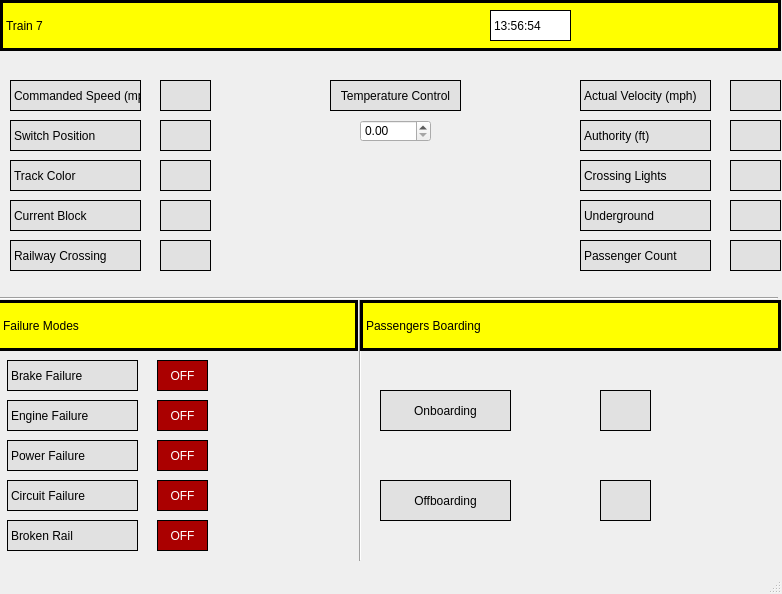
<?xml version="1.0" encoding="UTF-8"?>
<ui version="4.0">
 <class>Track_Model_Train</class>
 <widget class="QMainWindow" name="Track_Model_Train">
  <property name="geometry">
   <rect>
    <x>0</x>
    <y>0</y>
    <width>782</width>
    <height>594</height>
   </rect>
  </property>
  <property name="windowTitle">
   <string>MainWindow</string>
  </property>
  <widget class="QWidget" name="centralwidget">
   <widget class="QLabel" name="title">
    <property name="geometry">
     <rect>
      <x>0</x>
      <y>0</y>
      <width>781</width>
      <height>51</height>
     </rect>
    </property>
    <property name="styleSheet">
     <string notr="true">background-color: rgb(255, 255, 0);
font: 75 16pt &quot;MS Shell Dlg 2&quot;;


border: 3px solid black;</string>
    </property>
    <property name="text">
     <string>Train 7</string>
    </property>
   </widget>
   <widget class="QLabel" name="clock">
    <property name="geometry">
     <rect>
      <x>490</x>
      <y>10</y>
      <width>81</width>
      <height>31</height>
     </rect>
    </property>
    <property name="styleSheet">
     <string notr="true">border: 1px solid black;
font: 75 10pt &quot;MS Shell Dlg 2&quot;;
background-color: rgb(255, 255, 255);</string>
    </property>
    <property name="text">
     <string>13:56:54</string>
    </property>
   </widget>
   <widget class="QLabel" name="rail_cross_label">
    <property name="geometry">
     <rect>
      <x>10</x>
      <y>240</y>
      <width>131</width>
      <height>31</height>
     </rect>
    </property>
    <property name="styleSheet">
     <string notr="true">background-color: rgb(225, 225, 225);
border: 1px solid black;</string>
    </property>
    <property name="text">
     <string>Railway Crossing</string>
    </property>
   </widget>
   <widget class="QLabel" name="curr_block_label">
    <property name="geometry">
     <rect>
      <x>10</x>
      <y>200</y>
      <width>131</width>
      <height>31</height>
     </rect>
    </property>
    <property name="styleSheet">
     <string notr="true">background-color: rgb(225, 225, 225);
border: 1px solid black;</string>
    </property>
    <property name="text">
     <string>Current Block</string>
    </property>
   </widget>
   <widget class="QLabel" name="tr_clr_label">
    <property name="geometry">
     <rect>
      <x>10</x>
      <y>160</y>
      <width>131</width>
      <height>31</height>
     </rect>
    </property>
    <property name="styleSheet">
     <string notr="true">background-color: rgb(225, 225, 225);
border: 1px solid black;</string>
    </property>
    <property name="text">
     <string>Track Color</string>
    </property>
   </widget>
   <widget class="QLabel" name="swpos_label">
    <property name="geometry">
     <rect>
      <x>10</x>
      <y>120</y>
      <width>131</width>
      <height>31</height>
     </rect>
    </property>
    <property name="styleSheet">
     <string notr="true">background-color: rgb(225, 225, 225);
border: 1px solid black;</string>
    </property>
    <property name="text">
     <string>Switch Position</string>
    </property>
   </widget>
   <widget class="QLabel" name="cmd_spd_label">
    <property name="geometry">
     <rect>
      <x>10</x>
      <y>80</y>
      <width>131</width>
      <height>31</height>
     </rect>
    </property>
    <property name="styleSheet">
     <string notr="true">background-color: rgb(225, 225, 225);
border: 1px solid black;</string>
    </property>
    <property name="text">
     <string>Commanded Speed (mph)</string>
    </property>
   </widget>
   <widget class="QLabel" name="railway_crossing_train">
    <property name="geometry">
     <rect>
      <x>160</x>
      <y>240</y>
      <width>51</width>
      <height>31</height>
     </rect>
    </property>
    <property name="styleSheet">
     <string notr="true">background-color: rgb(225, 225, 225);
border: 1px solid black;</string>
    </property>
    <property name="text">
     <string/>
    </property>
   </widget>
   <widget class="QLabel" name="current_block_train">
    <property name="geometry">
     <rect>
      <x>160</x>
      <y>200</y>
      <width>51</width>
      <height>31</height>
     </rect>
    </property>
    <property name="styleSheet">
     <string notr="true">background-color: rgb(225, 225, 225);
border: 1px solid black;</string>
    </property>
    <property name="text">
     <string/>
    </property>
   </widget>
   <widget class="QLabel" name="track_color_train">
    <property name="geometry">
     <rect>
      <x>160</x>
      <y>160</y>
      <width>51</width>
      <height>31</height>
     </rect>
    </property>
    <property name="styleSheet">
     <string notr="true">background-color: rgb(225, 225, 225);
border: 1px solid black;</string>
    </property>
    <property name="text">
     <string/>
    </property>
   </widget>
   <widget class="QLabel" name="switch_position_train">
    <property name="geometry">
     <rect>
      <x>160</x>
      <y>120</y>
      <width>51</width>
      <height>31</height>
     </rect>
    </property>
    <property name="styleSheet">
     <string notr="true">background-color: rgb(225, 225, 225);
border: 1px solid black;</string>
    </property>
    <property name="text">
     <string/>
    </property>
   </widget>
   <widget class="QLabel" name="commanded_speed_train">
    <property name="geometry">
     <rect>
      <x>160</x>
      <y>80</y>
      <width>51</width>
      <height>31</height>
     </rect>
    </property>
    <property name="styleSheet">
     <string notr="true">background-color: rgb(225, 225, 225);
border: 1px solid black;</string>
    </property>
    <property name="text">
     <string/>
    </property>
   </widget>
   <widget class="QLabel" name="psger_count_label">
    <property name="geometry">
     <rect>
      <x>580</x>
      <y>240</y>
      <width>131</width>
      <height>31</height>
     </rect>
    </property>
    <property name="styleSheet">
     <string notr="true">background-color: rgb(225, 225, 225);
border: 1px solid black;</string>
    </property>
    <property name="text">
     <string>Passenger Count</string>
    </property>
   </widget>
   <widget class="QLabel" name="undr_label">
    <property name="geometry">
     <rect>
      <x>580</x>
      <y>200</y>
      <width>131</width>
      <height>31</height>
     </rect>
    </property>
    <property name="styleSheet">
     <string notr="true">background-color: rgb(225, 225, 225);
border: 1px solid black;</string>
    </property>
    <property name="text">
     <string>Underground</string>
    </property>
   </widget>
   <widget class="QLabel" name="xing_light_label">
    <property name="geometry">
     <rect>
      <x>580</x>
      <y>160</y>
      <width>131</width>
      <height>31</height>
     </rect>
    </property>
    <property name="styleSheet">
     <string notr="true">background-color: rgb(225, 225, 225);
border: 1px solid black;</string>
    </property>
    <property name="text">
     <string>Crossing Lights</string>
    </property>
   </widget>
   <widget class="QLabel" name="auth_label">
    <property name="geometry">
     <rect>
      <x>580</x>
      <y>120</y>
      <width>131</width>
      <height>31</height>
     </rect>
    </property>
    <property name="styleSheet">
     <string notr="true">background-color: rgb(225, 225, 225);
border: 1px solid black;</string>
    </property>
    <property name="text">
     <string>Authority (ft)</string>
    </property>
   </widget>
   <widget class="QLabel" name="ac_vel_label">
    <property name="geometry">
     <rect>
      <x>580</x>
      <y>80</y>
      <width>131</width>
      <height>31</height>
     </rect>
    </property>
    <property name="styleSheet">
     <string notr="true">background-color: rgb(225, 225, 225);
border: 1px solid black;</string>
    </property>
    <property name="text">
     <string>Actual Velocity (mph)</string>
    </property>
   </widget>
   <widget class="QLabel" name="passenger_count_train">
    <property name="geometry">
     <rect>
      <x>730</x>
      <y>240</y>
      <width>51</width>
      <height>31</height>
     </rect>
    </property>
    <property name="styleSheet">
     <string notr="true">background-color: rgb(225, 225, 225);
border: 1px solid black;</string>
    </property>
    <property name="text">
     <string/>
    </property>
   </widget>
   <widget class="QLabel" name="underground_train">
    <property name="geometry">
     <rect>
      <x>730</x>
      <y>200</y>
      <width>51</width>
      <height>31</height>
     </rect>
    </property>
    <property name="styleSheet">
     <string notr="true">background-color: rgb(225, 225, 225);
border: 1px solid black;</string>
    </property>
    <property name="text">
     <string/>
    </property>
   </widget>
   <widget class="QLabel" name="xing_lights_train">
    <property name="geometry">
     <rect>
      <x>730</x>
      <y>160</y>
      <width>51</width>
      <height>31</height>
     </rect>
    </property>
    <property name="styleSheet">
     <string notr="true">background-color: rgb(225, 225, 225);
border: 1px solid black;</string>
    </property>
    <property name="text">
     <string/>
    </property>
   </widget>
   <widget class="QLabel" name="authority_train">
    <property name="geometry">
     <rect>
      <x>730</x>
      <y>120</y>
      <width>51</width>
      <height>31</height>
     </rect>
    </property>
    <property name="styleSheet">
     <string notr="true">background-color: rgb(225, 225, 225);
border: 1px solid black;</string>
    </property>
    <property name="text">
     <string/>
    </property>
   </widget>
   <widget class="QLabel" name="actual_velocity_train">
    <property name="geometry">
     <rect>
      <x>730</x>
      <y>80</y>
      <width>51</width>
      <height>31</height>
     </rect>
    </property>
    <property name="styleSheet">
     <string notr="true">background-color: rgb(225, 225, 225);
border: 1px solid black;</string>
    </property>
    <property name="text">
     <string/>
    </property>
   </widget>
   <widget class="QLabel" name="engine_failure_label_train">
    <property name="geometry">
     <rect>
      <x>7</x>
      <y>400</y>
      <width>131</width>
      <height>31</height>
     </rect>
    </property>
    <property name="styleSheet">
     <string notr="true">background-color: rgb(225, 225, 225);
border: 1px solid black;</string>
    </property>
    <property name="text">
     <string>Engine Failure</string>
    </property>
   </widget>
   <widget class="Line" name="line">
    <property name="geometry">
     <rect>
      <x>-3</x>
      <y>290</y>
      <width>781</width>
      <height>16</height>
     </rect>
    </property>
    <property name="orientation">
     <enum>Qt::Horizontal</enum>
    </property>
   </widget>
   <widget class="QLabel" name="power_failure_label_train">
    <property name="geometry">
     <rect>
      <x>7</x>
      <y>440</y>
      <width>131</width>
      <height>31</height>
     </rect>
    </property>
    <property name="styleSheet">
     <string notr="true">background-color: rgb(225, 225, 225);
border: 1px solid black;</string>
    </property>
    <property name="text">
     <string>Power Failure</string>
    </property>
   </widget>
   <widget class="QLabel" name="engine_failure_train">
    <property name="geometry">
     <rect>
      <x>157</x>
      <y>400</y>
      <width>51</width>
      <height>31</height>
     </rect>
    </property>
    <property name="styleSheet">
     <string notr="true">background-color: rgb(225, 225, 225);
background-color: rgb(170, 0, 0);
border: 1px solid black;
color: white</string>
    </property>
    <property name="text">
     <string>OFF</string>
    </property>
    <property name="alignment">
     <set>Qt::AlignCenter</set>
    </property>
   </widget>
   <widget class="QLabel" name="brake_failure_label_train">
    <property name="geometry">
     <rect>
      <x>7</x>
      <y>360</y>
      <width>131</width>
      <height>31</height>
     </rect>
    </property>
    <property name="styleSheet">
     <string notr="true">background-color: rgb(225, 225, 225);
border: 1px solid black;</string>
    </property>
    <property name="text">
     <string>Brake Failure</string>
    </property>
   </widget>
   <widget class="QLabel" name="broken_rail_train">
    <property name="geometry">
     <rect>
      <x>157</x>
      <y>520</y>
      <width>51</width>
      <height>31</height>
     </rect>
    </property>
    <property name="styleSheet">
     <string notr="true">background-color: rgb(225, 225, 225);
background-color: rgb(170, 0, 0);
border: 1px solid black;
color: white</string>
    </property>
    <property name="text">
     <string>OFF</string>
    </property>
    <property name="alignment">
     <set>Qt::AlignCenter</set>
    </property>
   </widget>
   <widget class="QLabel" name="circuit_failure_train">
    <property name="geometry">
     <rect>
      <x>157</x>
      <y>480</y>
      <width>51</width>
      <height>31</height>
     </rect>
    </property>
    <property name="styleSheet">
     <string notr="true">background-color: rgb(225, 225, 225);
background-color: rgb(170, 0, 0);
border: 1px solid black;
color: white</string>
    </property>
    <property name="text">
     <string>OFF</string>
    </property>
    <property name="alignment">
     <set>Qt::AlignCenter</set>
    </property>
   </widget>
   <widget class="QLabel" name="brake_failure_train">
    <property name="geometry">
     <rect>
      <x>157</x>
      <y>360</y>
      <width>51</width>
      <height>31</height>
     </rect>
    </property>
    <property name="styleSheet">
     <string notr="true">background-color: rgb(225, 225, 225);
background-color: rgb(170, 0, 0);
border: 1px solid black;
color: white</string>
    </property>
    <property name="text">
     <string>OFF</string>
    </property>
    <property name="alignment">
     <set>Qt::AlignCenter</set>
    </property>
   </widget>
   <widget class="Line" name="line_2">
    <property name="geometry">
     <rect>
      <x>350</x>
      <y>300</y>
      <width>20</width>
      <height>261</height>
     </rect>
    </property>
    <property name="orientation">
     <enum>Qt::Vertical</enum>
    </property>
   </widget>
   <widget class="QLabel" name="failure_title_train">
    <property name="geometry">
     <rect>
      <x>-3</x>
      <y>300</y>
      <width>361</width>
      <height>51</height>
     </rect>
    </property>
    <property name="styleSheet">
     <string notr="true">background-color: rgb(255, 255, 0);
font: 75 16pt &quot;MS Shell Dlg 2&quot;;


border: 3px solid black;</string>
    </property>
    <property name="text">
     <string>Failure Modes</string>
    </property>
   </widget>
   <widget class="QLabel" name="broken_rail_label_train">
    <property name="geometry">
     <rect>
      <x>7</x>
      <y>520</y>
      <width>131</width>
      <height>31</height>
     </rect>
    </property>
    <property name="styleSheet">
     <string notr="true">background-color: rgb(225, 225, 225);
border: 1px solid black;</string>
    </property>
    <property name="text">
     <string>Broken Rail</string>
    </property>
   </widget>
   <widget class="QLabel" name="power_failiure_train">
    <property name="geometry">
     <rect>
      <x>157</x>
      <y>440</y>
      <width>51</width>
      <height>31</height>
     </rect>
    </property>
    <property name="styleSheet">
     <string notr="true">background-color: rgb(225, 225, 225);
background-color: rgb(170, 0, 0);
border: 1px solid black;
color: white</string>
    </property>
    <property name="text">
     <string>OFF</string>
    </property>
    <property name="alignment">
     <set>Qt::AlignCenter</set>
    </property>
   </widget>
   <widget class="QLabel" name="circuit_failure_label_train">
    <property name="geometry">
     <rect>
      <x>7</x>
      <y>480</y>
      <width>131</width>
      <height>31</height>
     </rect>
    </property>
    <property name="styleSheet">
     <string notr="true">background-color: rgb(225, 225, 225);
border: 1px solid black;</string>
    </property>
    <property name="text">
     <string>Circuit Failure</string>
    </property>
   </widget>
   <widget class="QLabel" name="passenger_title">
    <property name="geometry">
     <rect>
      <x>360</x>
      <y>300</y>
      <width>421</width>
      <height>51</height>
     </rect>
    </property>
    <property name="styleSheet">
     <string notr="true">background-color: rgb(255, 255, 0);
font: 75 16pt &quot;MS Shell Dlg 2&quot;;


border: 3px solid black;</string>
    </property>
    <property name="text">
     <string>Passengers Boarding</string>
    </property>
   </widget>
   <widget class="QLabel" name="onboarding_label_train">
    <property name="geometry">
     <rect>
      <x>380</x>
      <y>390</y>
      <width>131</width>
      <height>41</height>
     </rect>
    </property>
    <property name="styleSheet">
     <string notr="true">background-color: rgb(225, 225, 225);
border: 1px solid black;</string>
    </property>
    <property name="text">
     <string>Onboarding</string>
    </property>
    <property name="alignment">
     <set>Qt::AlignCenter</set>
    </property>
   </widget>
   <widget class="QLabel" name="offboarding_label_train">
    <property name="geometry">
     <rect>
      <x>380</x>
      <y>480</y>
      <width>131</width>
      <height>41</height>
     </rect>
    </property>
    <property name="styleSheet">
     <string notr="true">background-color: rgb(225, 225, 225);
border: 1px solid black;</string>
    </property>
    <property name="text">
     <string>Offboarding</string>
    </property>
    <property name="alignment">
     <set>Qt::AlignCenter</set>
    </property>
   </widget>
   <widget class="QLabel" name="onboarding_train">
    <property name="geometry">
     <rect>
      <x>600</x>
      <y>390</y>
      <width>51</width>
      <height>41</height>
     </rect>
    </property>
    <property name="styleSheet">
     <string notr="true">background-color: rgb(225, 225, 225);
border: 1px solid black;</string>
    </property>
    <property name="text">
     <string/>
    </property>
   </widget>
   <widget class="QLabel" name="offboarding_train">
    <property name="geometry">
     <rect>
      <x>600</x>
      <y>480</y>
      <width>51</width>
      <height>41</height>
     </rect>
    </property>
    <property name="styleSheet">
     <string notr="true">background-color: rgb(225, 225, 225);
border: 1px solid black;</string>
    </property>
    <property name="text">
     <string/>
    </property>
   </widget>
   <widget class="QLabel" name="temp_control_label_train">
    <property name="geometry">
     <rect>
      <x>330</x>
      <y>80</y>
      <width>131</width>
      <height>31</height>
     </rect>
    </property>
    <property name="styleSheet">
     <string notr="true">background-color: rgb(225, 225, 225);
border: 1px solid black;</string>
    </property>
    <property name="text">
     <string>Temperature Control</string>
    </property>
    <property name="alignment">
     <set>Qt::AlignCenter</set>
    </property>
   </widget>
   <widget class="QDoubleSpinBox" name="doubleSpinBox">
    <property name="geometry">
     <rect>
      <x>360</x>
      <y>120</y>
      <width>71</width>
      <height>22</height>
     </rect>
    </property>
   </widget>
  </widget>
  <widget class="QMenuBar" name="menubar">
   <property name="geometry">
    <rect>
     <x>0</x>
     <y>0</y>
     <width>782</width>
     <height>18</height>
    </rect>
   </property>
  </widget>
  <widget class="QStatusBar" name="statusbar"/>
 </widget>
 <resources/>
 <connections/>
</ui>
